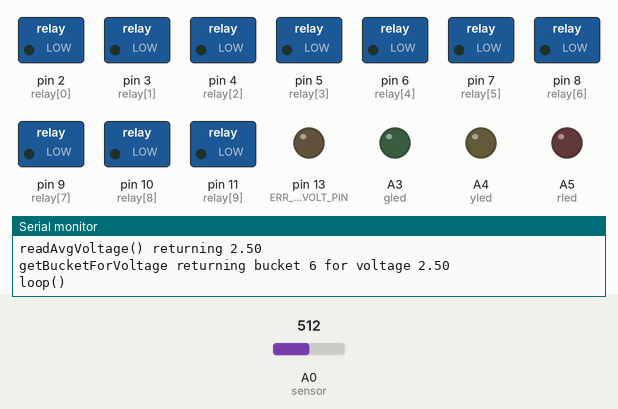
The sketch below on a simulated Arduino Uno, built with avr-gcc and run on an emulated ATmega328P. Parts: switched loads named in the sketch (green lamp = pin HIGH), output pins drawn as LEDs (lit = HIGH), the last lines printed to the serial monitor. The test bench sets the inputs (shaded band); at power-on: A0 (sensor) = 512.

Above: at 1.9 s.
2.0 s: A0 (sensor) set to 24
5.0 s: A0 (sensor) set to 19
At 6.6 s:
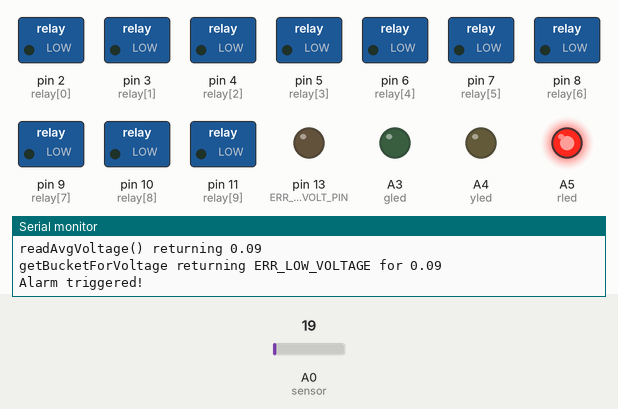
8.0 s: A0 (sensor) set to 122
At 8.8 s:
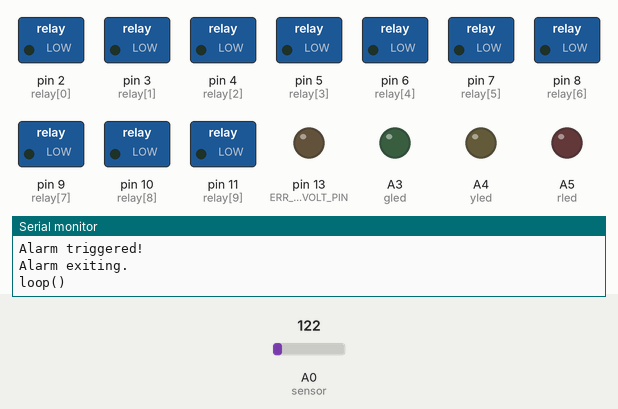
9.5 s: A0 (sensor) set to 0
At 11.8 s:
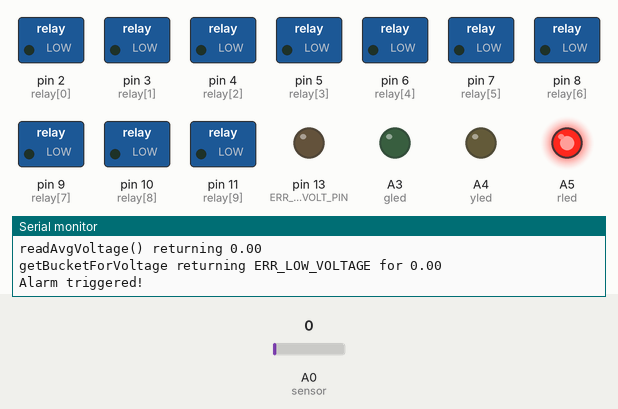
Timing chart, 0 to 13.5 s (numbered marks = the images above; inputs shaded):
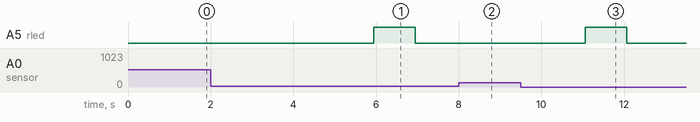

Measured:
- the behaviour switches between 22 and 21 on A0 (sensor) (found by bisection; images 0 and 1)
- after the input at 5.0 s, A5 (rled): LOW → HIGH after 0.95 s, → LOW 1.0 s later
- after the input at 8.0 s, A5 (rled): stays LOW (without the input it goes to HIGH after 0.99 s)
- after the input at 9.5 s, A5 (rled): LOW → HIGH after 1.6 s, → LOW 1.0 s later

The sketch:

sketch.ino
```cpp
#define DEBUG

#define TEST

// Hardware constants
// digital pins
const int D0 = 0;
const int D1 = 1;
const int D2 = 2;
const int D3 = 3;
const int D4 = 4;
const int D5 = 5;
const int D6 = 6;
const int D7 = 7;
const int D8 = 8;
const int D9 = 9;
const int D10 = 10;
const int D11 = 11;
const int D12 = 12;
const int D13 = 13;
// analog pins
const int sensor = A0;      // input from tank sensor
const int unused1 = A1;
const int unused2 = A2;
const int gled = A3;        // Green LED
const int yled = A4;        // Yellow LED
const int rled = A5;        // Red LED

// Algorithm constants
// Total period over which to average the tank level for each update, in milliseconds
const int averagePeriodMs = 1000;
// The number or readings to take during the averaging period
const int numReadings = 10;
// Number of ms to delay to allow ADC to stabilize before taking each reading.
const int delayMs = averagePeriodMs / numReadings;
// Number of voltage buckets and outputs to track
const int numBuckets = 10;
// The voltage limits for each bucket. vLimit[bucketNumber] is the lower limit for each bucket, and
// vLimit[bucketNumber+1] is the upper limit for each bucket.
const float vLimit[numBuckets+1] = { 0.1, 0.5, 1.0, 1.2, 1.75, 2.2, 2.4, 3.4, 4.0, 4.6, 6.0 };
// The led color to be illuminated when the voltage falls within the limits for each bucket.
const int ledColor[numBuckets] = { rled, yled, yled, gled, gled, gled, gled, gled, gled, gled };
// The pin to be energized when the voltage falls within the limits for each bucket. This pin will
// energize the appropriate relay to set the desired resistance.
const int relay[numBuckets] = { D2, D3, D4, D5, D6, D7, D8, D9, D10, D11 };

// Error constants
// Voltage below lower limit.
const int ERR_LOW_VOLTAGE = -1;
// Voltage above upper limit.
const int ERR_HIGH_VOLTAGE = -2;
// Pin to raise on high voltage error
const int ERR_HIGH_VOLT_PIN = D13;

// ADC to Voltage conversion constants
// See https://www.arduino.cc/reference/en/language/functions/analog-io/analogread/
// In particular:
//    Reads the value from the specified analog pin. Arduino boards contain a multichannel,
//    10-bit analog to digital converter. This means that it will map input voltages between
//    0 and the operating voltage(5V or 3.3V) into integer values between 0 and 1023. On an
//    Arduino UNO, for example, this yields a resolution between readings of: 5 volts / 1024
//    units or, 0.0049 volts (4.9 mV) per unit.
//
// The Arduino board voltage
const float BOARD_VOLTAGE = 5.0;  // 5.0 is the voltage for the Arduino UNO.
// The factor used to convert Arduino analogRead() inputs directly to voltage.
const float ADC_TO_VOLTAGE_FACTOR = BOARD_VOLTAGE / 1024;

// Returns the bucket index for a given voltage v by walking the list of vLimits. If v
// is not within the limits defined by vLimit, either below vLimit[0] or above vLimit[numBuckets+1],
// then either ERR_LOW_VOLTAGE or ERR_HIGH_VOLTAGE are returned respectively. All valid bucket indexes
// are non-negative, and all errors returned are negative.
int getBucketForVoltage(float v) {
  #ifdef TEST
    v = round( v * 100.0 ) / 100.0; // deals with float weirdness during tests
  #endif
  if ( v <= vLimit[0] ) {
    #ifdef DEBUG
      Serial.print("getBucketForVoltage returning ERR_LOW_VOLTAGE for "); Serial.println(v);
    #endif
    return ERR_LOW_VOLTAGE;
  }

  // Loop over all the vLimits
  for (int i=0; i<=numBuckets; i++) {
    if (v > vLimit[i] && v <= vLimit[i+1]) {
        #ifdef DEBUG
          Serial.print("getBucketForVoltage returning bucket "); Serial.print(i); Serial.print(" for voltage "); Serial.println(v);
        #endif
      return i;
    }
  }

  #ifdef DEBUG
    Serial.print("getBucketForVoltage returning ERR_HIGH_VOLTAGE for "); Serial.println(v);
  #endif
  return ERR_HIGH_VOLTAGE;
}

// Reads the voltage from the sensor pin numReadings times, with a delayMs delay between each reading. The
// intention behind this delay is to allow the ADC to stabilize between readings, and the multiple readings
// are averaged to present a more stabilized reading in the face of tank level fluctuations due to motion
// within the tank.
float readAvgVoltage(int numReadings, int delayMs) {
  int total = 0;               // Sum of all readings
  float avgVoltage = 0;           // Averaged value

  // totals all ADC outputs in the range of 0-1023
  for (int i = 0; i < numReadings; i++) {
    delay(delayMs);                    // delay before reading the sensor, so all readings have time to settle
    total += analogRead(sensor);
  }
  // converts the total of all digital ADC outputs into a total mV value, converting from int to float,
  // and divides by the number of readings to obtain an average mV value.
  avgVoltage = (total * ADC_TO_VOLTAGE_FACTOR) / numReadings;
  #ifdef DEBUG
    Serial.print("readAvgVoltage() returning ");
    Serial.println( avgVoltage);
  #endif
  return avgVoltage;
}

// Debugging method to log all digital writes.
void logWrite(int pin, int value) {
  #ifdef DEBUG
      // Serial.print("digitalWrite( pin " ); Serial.print(pin); Serial.print(", "); Serial.print(value); Serial.println( ")");
  #endif
  digitalWrite(pin, value);
}

// Manipulate the UI appropriately to indicate an error has occurred. Currently only turns the red LED on
// then off once.
void alarm() {                 // flash red led if volume falls below 7%
  #ifdef DEBUG
    Serial.println( "Alarm triggered!" );
  #endif
  logWrite(rled, HIGH);
  delay (1000);
  logWrite(rled, LOW);
  delay (1000);
  #ifdef DEBUG
    Serial.println( "Alarm exiting." );
  #endif
}

// This is the arduino entry point. It is called repeatedly from the OS. Each invocation will read
// the average voltage over the averagePeriodMs time, determine which bucket the voltage falls into,
// and check for and handle ERR_LOW_VOLTAGE and ERR_HIGH_VOLTAGE.
void loop() {
  #ifdef DEBUG
    Serial.println ("loop()");
  #endif
  float v = readAvgVoltage(numReadings, delayMs);
  int vBucket = getBucketForVoltage(v);

  // For a low voltage error, call alarm to indicate the error, the continue to clear all relays and leds
  if (vBucket == ERR_LOW_VOLTAGE) {
    alarm();
  }

  // walk the buckets, set each relay state, and set each LED state
  for(int b=0; b<numBuckets; b++) {
    bool inBucket = v==vBucket;
    // set the relay HIGH if we're in the current voltage bucket, otherwise set LOW
    logWrite( relay[b], inBucket ? HIGH : LOW );
    // set each led to HIGH if the color matches the current bucket, otherwise set LOW
    int currentColor = ledColor[b];
    logWrite( rled, (inBucket && rled == currentColor) ? HIGH : LOW );
    logWrite( yled, (inBucket && yled == currentColor) ? HIGH : LOW );
    logWrite( gled, (inBucket && gled == currentColor) ? HIGH : LOW );
  }

  // For a high voltage error, all relays and LEDs will have been cleared, then we raise pin 13 for some reason
  if (vBucket == ERR_HIGH_VOLTAGE ) {
    #ifdef DEBUG
      Serial.println("ERR_HIGH_VOLTAGE detected.");
    #endif
    logWrite (ERR_HIGH_VOLT_PIN, HIGH);      // sensor voltage too high
  }
}

// Setup() initializes all the pins and enables serial i/o for debugging.
void setup() {
  Serial.begin(9600);           // initialize serial interface
  #ifdef DEBUG
    Serial.println ("Entering setup. Serial initialized.");
  #endif

  #ifdef TEST
    Serial.println( "Executing tests...");
    testGetBucketForVoltage();
  #endif

  // initialize pins
  // all relay output pins
  for( int i=0; i<numBuckets; i++) {
    pinMode( relay[i], OUTPUT);
  }
  pinMode(sensor, INPUT);       // Tank sensor input
  // LEDs
  pinMode(rled, OUTPUT);
  pinMode(yled, OUTPUT);
  pinMode(gled, OUTPUT);
  // high voltage error pin
  pinMode(ERR_HIGH_VOLT_PIN, OUTPUT);
  #ifdef DEBUG
    Serial.println ("Exiting setup.");
  #endif
}

#ifdef TEST
// All test methods below.
void testGetBucketForVoltage() {
  #ifdef DEBUG
    Serial.println("testGetBucketForVoltage()");
  #endif

//const float vLimit[numBuckets+1] = { 0.1, 0.5, 1.0, 1.2, 1.75, 2.2, 2.4, 3.4, 4.0, 4.6, 6.0 };

  int testCaseLen = 11;
  float testCase[] = {0.0, 0.1, 0.3, 0.5, 0.6, 1.0, 1.1, 1.2, 3.0, 6.0, 7.0 };
  int expected[] =   { -1,  -1,   0,   0,   1,   1,   2,   2,   6,  9,  -2 };

  bool pass = true;
  for(int i=0; i<testCaseLen; i++) {
    int actual = getBucketForVoltage(testCase[i]);
    if(expected[i] != actual) {
      Serial.print( "   Case "); Serial.print(i); Serial.print(" expected "); Serial.print(expected[i]); Serial.print(" != "); Serial.println(actual);
      pass = false;
    }
  }
  Serial.print( "testGetBucketForVoltage: "); Serial.println(pass ? "PASS" : "FAIL");
}
#endif
```
